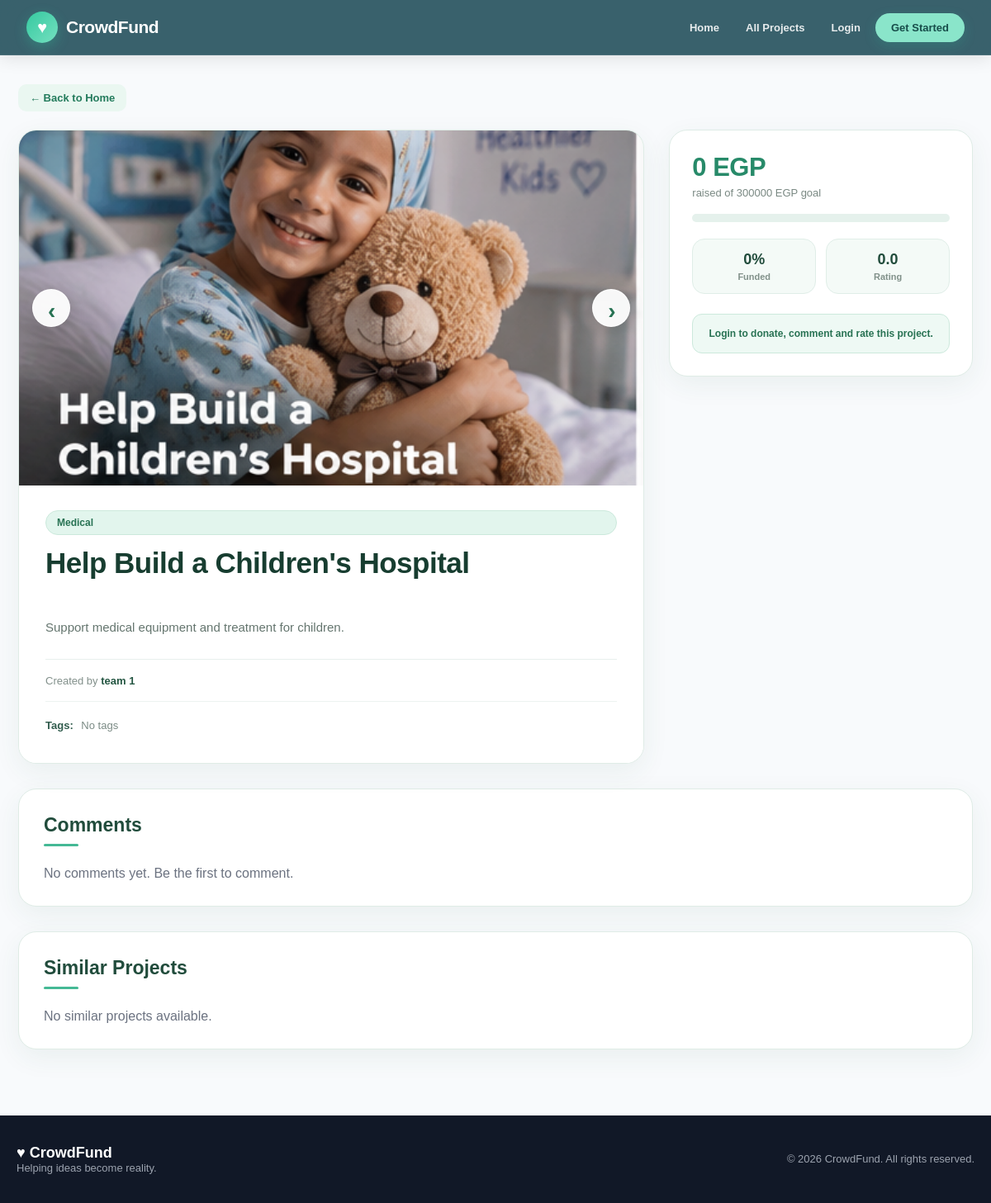
The app's page /projects/3/, older data.
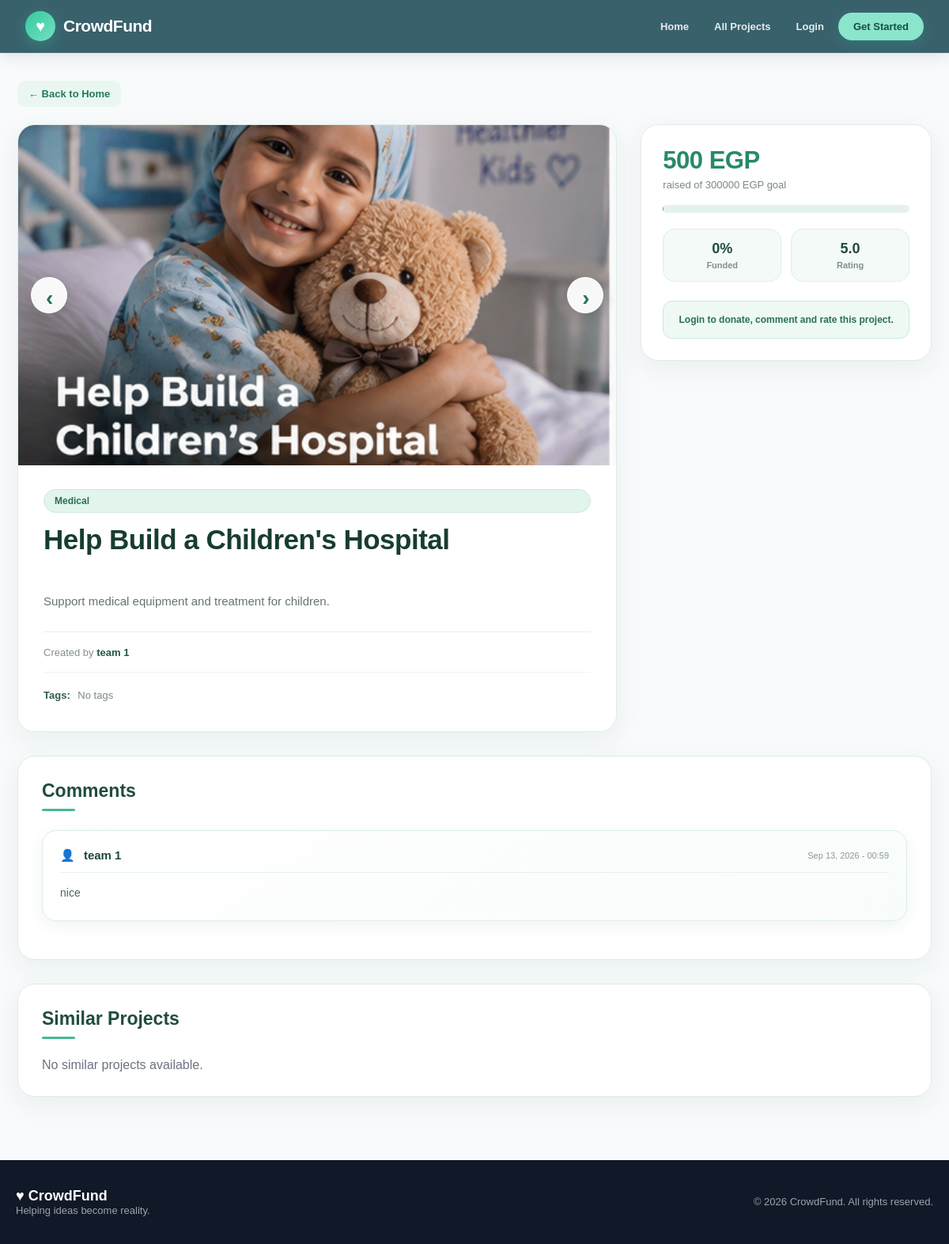
The same page, newer data.
### projects/models.py (models this page shows, shortened)
class ProjectImage(models.Model):
    project = models.ForeignKey(
        Project,
        on_delete=models.CASCADE,
        related_name="images"
    )
    image = models.ImageField(
        upload_to="projects/"
    )

class Comment(models.Model):
    project = models.ForeignKey(
        Project,
        on_delete=models.CASCADE,
        related_name="comments"
    )
    user = models.ForeignKey(
        settings.AUTH_USER_MODEL,
        on_delete=models.CASCADE,
        related_name="comments"
    )
    content = models.TextField()
    parent = models.ForeignKey(
        "self",
        on_delete=models.CASCADE,
        null=True,
        blank=True,
        related_name="replies"
    )
    created_at = models.DateTimeField(
        auto_now_add=True
    )

### accounts/models.py (models this page shows, shortened)
class User(AbstractBaseUser, PermissionsMixin):
    email = models.EmailField(unique=True)
    first_name = models.CharField(max_length=100)
    last_name = models.CharField(max_length=100)
    mobile = models.CharField(max_length=20)
    profile_picture = models.ImageField(upload_to="profiles/", blank=True, null=True)
    birthdate = models.DateField(blank=True, null=True)
    facebook_profile = models.URLField(blank=True)
    country = models.CharField(max_length=100, blank=True)
    is_active = models.BooleanField(default=False)
    is_staff = models.BooleanField(default=False)
    date_joined = models.DateTimeField(auto_now_add=True)
    objects = UserManager()
    USERNAME_FIELD = "email"
    REQUIRED_FIELDS = ["first_name", "last_name", "mobile"]

### projects/views.py (the view, shortened to what this page needs)
# urls.py: path("<int:pk>/", views.project_detail, name="project_detail"),
def project_detail(request, pk):
    project = get_object_or_404(Project, pk=pk)
    total_donations = sum(
        donation.amount for donation in project.donations.all()
    )
    if project.target > 0:
        progress = (total_donations / project.target) * 100
    else:
        progress = 0
    comments = project.comments.filter(parent__isnull=True).order_by("-created_at")
    average_rating = project.ratings.aggregate(
         avg=Avg("value")
        )["avg"] or 0
    similar_projects = (
     Project.objects
    .filter(
        category=project.category,
        tags__in=project.tags.all(),
        is_cancelled=False
    )
    .annotate(avg_rating=Avg("ratings__value"))
    .exclude(pk=project.pk)
    .distinct()[:4]
    )
    return render(
        request,
        "projects/project_detail.html",
        {
            "project": project,
            "total_donations": total_donations,
            "progress": progress,
            "comments": comments,
            "comment_form": CommentForm(),
            "average_rating": average_rating,
            "rating_form": RatingForm(),
            "report_form": ReportForm(),
            "similar_projects": similar_projects,
        }
    )

### projects/models.py (called while the page is built)
    def __str__(self):
        return self.name

### projects/templates/projects/project_detail.html (shortened to what the changed rows need)
{% extends 'base.html' %}
{% load static %}
{% block extra_css %}
<link rel="stylesheet" href="{% static 'css/cards.css' %}">
{% endblock %}{% block content %}
<div class="project-page"><a href="/" class="back-link">← Back to Home</a>
    <div class="project-layout">
        <div class="main-card">
            <div class="image-area">
                {% if project.images.all %}
                <div class="image-slider" id="projectSlider">
                    {% for image in project.images.all %}
                    <img class="project-image" src="{{ image.image.url }}" alt="{{ project.title }}">
                    {% endfor %}
                </div>
                {% else %}
                <div class="no-image">
                    No project images available
                </div>
                {% endif %}
            </div>
            <div class="project-content">
                <h1 class="project-title">
                    {{ project.title }}
                </h1>
            </div>
        </div>
        <aside class="side-card">
            <div class="money-raised">
                {{ total_donations|floatformat:0 }} EGP
            </div>
            <div class="target-text">
                raised of {{ project.target|floatformat:0 }} EGP goal
            </div>
            <div class="progress-bg">
            </div>
            <div class="stats-row">
                <div class="stat">
                </div>
                <div class="stat">
                    <strong>
                        {{ average_rating|floatformat:1 }}
                    </strong>
                    <span>Rating</span>
                </div>
            </div>
            {% if user.is_authenticated and not project.is_cancelled %}
            <a href="{% url 'donate' project.pk %}" class="action-btn green-btn">
                Donate Now
            </a>
            {% elif project.is_cancelled %}
            <div class="login-message">
                This project has been cancelled.
            </div>
            {% else %}
            <div class="login-message">
                Login to donate, comment and rate this project.
            </div>
            {% endif %}
        </aside>
    </div>
    <div class="section-card">
        <h2 class="section-title">
            Comments
        </h2>
        {% for c in comments %}
        <div class="comment">
            <div class="comment-head">
                <span class="comment-user">
                    {{ c.user.first_name }}
                    {{ c.user.last_name }}
                </span>
                <span class="comment-date">
                    {{ c.created_at|date:"M d, Y - H:i" }}
                </span>
            </div>
            <div class="comment-text">
                {{ c.content }}
            </div>
        </div>
        {% empty %}
        <p style="color:#6b7280;">
            No comments yet. Be the first to comment.
        </p>
        {% endfor %}
    </div>
    <div class="section-card">
        <h2 class="section-title">
            Similar Projects
        </h2>
    </div>
</div>{% endblock %}

Row changes from the older to the newer data that the page shows:
added Comment: user.first_name "team", user.last_name "1", created_at "Sep 13, 2026 - 00:59", content "nice"
Text that changed along with them:
{{ total_donations|floatformat:0 }}: "0" → "500"
{{ average_rating|floatformat:1 }}: "0.0" → "5.0"
text no longer shown: "No comments yet. Be the first to comment."
